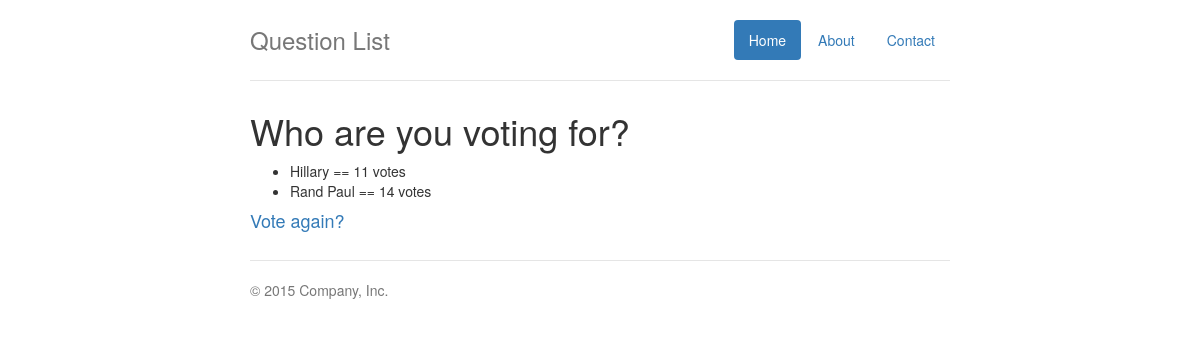
/polls/1/results/, run on an earlier commit of the app's database.
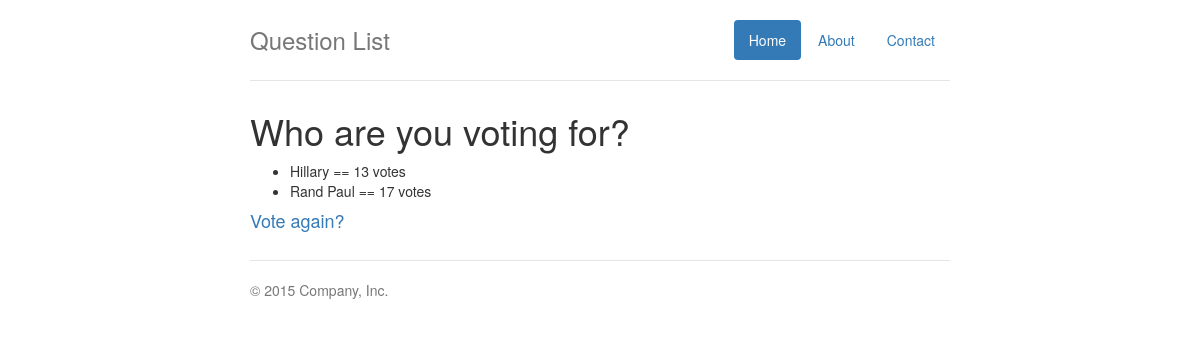
And on a later commit of the database.
### polls/models.py (models this page shows, shortened)
class Question(models.Model):
	question_text = models.CharField(max_length=200)
	pub_date = models.DateTimeField('date published')
	def was_published_in_last_7_days(self):
		now = timezone.now()
		return timezone.now() - datetime.timedelta(days=7) <= self.pub_date <= now
	was_published_in_last_7_days.admin_order_field = 'pub_date'
	was_published_in_last_7_days.boolean = True
	was_published_in_last_7_days.short_description = 'Published This Week?'

class Choice(models.Model):
	choice_text = models.CharField(max_length=200)
	votes = models.IntegerField(default=0)
	question = models.ForeignKey(Question)

### polls/views.py (the view)
# urls.py: url(r'^(?P<pk>[0-9]+)/results/$', views.ResultsView.as_view(), name='results'),
class ResultsView(generic.DetailView):
    model = Question
    template_name = 'polls/results.html'
    def get_queryset(self):
        return Question.objects.filter(pub_date__lte=timezone.now())

### polls/templates/polls/results.html (shortened to what this page needs)
{% extends "polls/base.html" %}
{% block main_content %}
  <h1>{{ question.question_text }}</h1>
  <ul>
  	{% for choice in question.choice_set.all %}
    	<li>{{ choice.choice_text }} == {{ choice.votes }} vote{{ choice.votes|pluralize }}</li>
  	{% endfor %}
  </ul>
  <h4><a href="{% url 'polls:detail' question.id %}">Vote again?</a></h4>
{% endblock %}

### polls/templates/polls/base.html (shortened to what this page needs)
{% load staticfiles %}
<!DOCTYPE html>
<html>
    <head>
      <link href="{% static 'polls/bootstrap-3.3.6-dist/css/bootstrap.min.css' %}" rel="stylesheet">
      <link rel="stylesheet" type="text/css" href="{% static 'polls/style.css' %}">
    </head>
    <body>
      <div class="container">
        {% include "polls/header.html" %}
        {% block main_content %}
        {% endblock %}
        {% include "polls/footer.html" %}
      </div>
    </body>
</html>

### polls/templates/polls/header.html
<div class="header clearfix">
  <nav>
    <ul class="nav nav-pills pull-right">
      <li role="presentation" class="active"><a href="{% url 'polls:index' %}">Home</a></li>
      <li role="presentation"><a href="#">About</a></li>
      <li role="presentation"><a href="#">Contact</a></li>
    </ul>
  </nav>
  <h3 class="text-muted">Question List</h3>
</div>

### polls/templates/polls/footer.html
<footer class="footer">
  <p>&copy; 2015 Company, Inc.</p>
</footer>

### polls/static/polls/style.css (style rules this page uses)
body { padding-top: 20px; padding-bottom: 20px; }
.header, .marketing, .footer { padding-right: 15px; padding-left: 15px; }
.header { padding-bottom: 20px; border-bottom: 1px solid #e5e5e5; }
.header h3 { margin-top: 0; margin-bottom: 0; line-height: 40px; }
.footer { padding-top: 19px; color: #777; border-top: 1px solid #e5e5e5; }
@media (min-width: 768px) { .container { max-width: 730px; } }
@media screen and (min-width: 768px) { .header, .marketing, .footer { padding-right: 0; padding-left: 0; } }
@media screen and (min-width: 768px) { .header { margin-bottom: 30px; } }

What changed in the data, as far as the page shows it:
changed Choice "Hillary": votes "11" → "13"
changed Choice "Rand Paul": votes "14" → "17"
